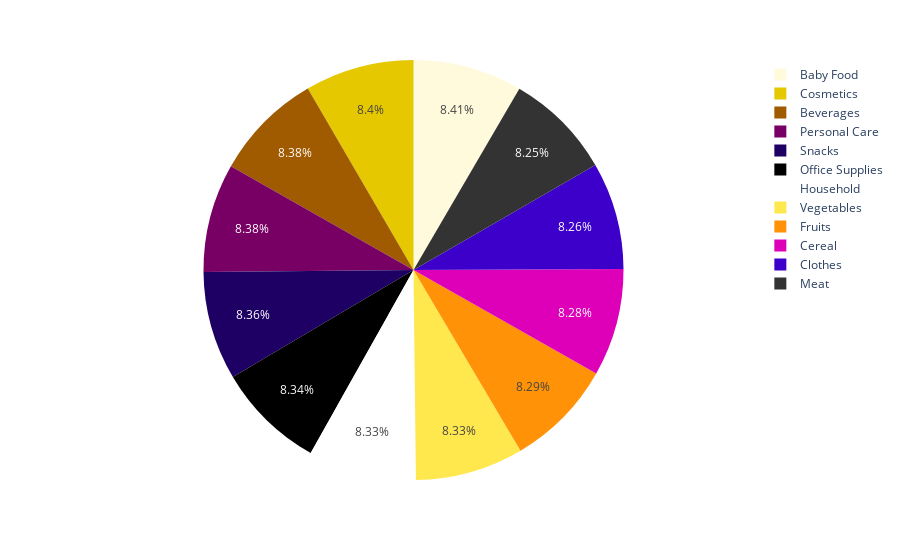

Source (notebook cell):
### Code cell
Item_type = df["Item Type"].value_counts().reset_index() 
Item_type.columns = ["Item Type","Value Counts"] 
px.pie(Item_type,names="Item Type",values="Value Counts",color_discrete_sequence=px.colors.sequential.Electric_r)

### Figure 1 — Plotly figure (JSON) as saved in the notebook; plotly's stock layout.template omitted (floating-point values rounded to 4 significant figures)
{"data": [{"domain": {"x": [0, 1], "y": [0, 1]}, "hovertemplate": "Item Type=%{label}<br>Value Counts=%{value}<extra></extra>", "labels": ["Baby Food", "Cosmetics", "Beverages", "Personal Care", "Snacks", "Office Supplies", "Household", "Vegetables", "Fruits", "Cereal", "Clothes", "Meat"], "legendgroup": "", "name": "", "showlegend": true, "type": "pie", "values": [5510, 5502, 5494, 5491, 5477, 5468, 5456, 5456, 5433, 5425, 5414, 5409]}], "layout": {"legend": {"tracegroupgap": 0}, "margin": {"t": 60}, "piecolorway": ["rgb(255,250,220)", "rgb(230,200,0)", "rgb(160,90,0)", "rgb(120,0,100)", "rgb(30,0,100)", "rgb(0,0,0)"]}}
